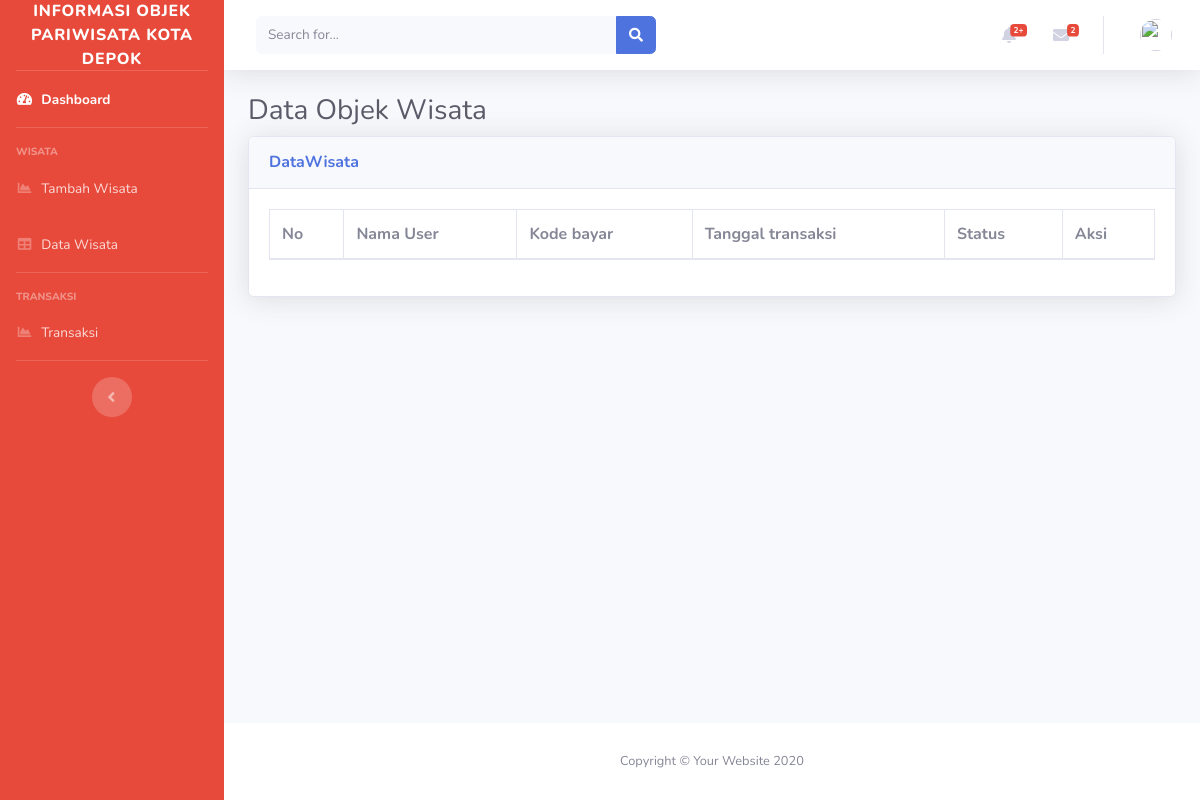
/admin/index.php/dashboard/transaksi, run on an earlier commit of the app's database.
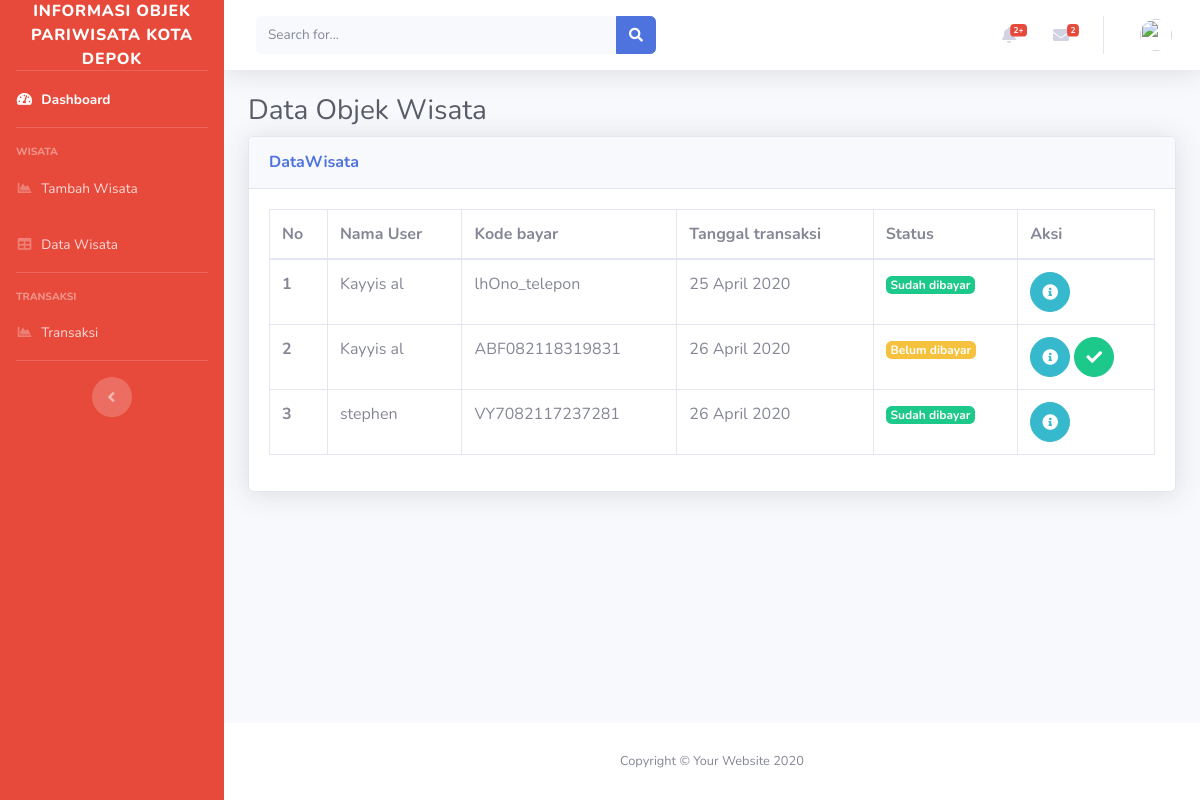
And on a later commit of the database.
### tables this page shows
CREATE TABLE `transaksi` (
  `id_transaksi` varchar(10) NOT NULL,
  `id_user` varchar(30) NOT NULL,
  `tgl_transaksi` date NOT NULL,
  `status_transaksi` enum('Belum dibayar','Sudah dibayar') NOT NULL,
  `kode_transaksi` varchar(255) NOT NULL,
  `total` int(11) NOT NULL
);

CREATE TABLE `user` (
  `id_user` varchar(30) NOT NULL,
  `username` varchar(50) NOT NULL,
  `password` varchar(255) NOT NULL,
  `nama` varchar(255) NOT NULL,
  `no_telepon` varchar(255) NOT NULL,
  `email` varchar(255) NOT NULL
);

### admin/application/controllers/Dashboard.php (called while the page is built, shortened)
<?php
class Dashboard extends CI_Controller {
	public function __construct(){
		$this->load->model('Wisata_model');
		$this->load->model('Transaksi_model');
	}
	public function transaksi()
	{
	 $judul['judul'] = 'Ini Halaman Tables';
	 $data['transaksi'] = $this->Transaksi_model->getTransaksi()->result();
	 $this->load->view('layouts/header', $judul);
	 $this->load->view('dashboard/transaksi', $data);
	 $this->load->view('layouts/footer');
	}
}

### admin/index.php (called while the page is built, shortened)
<?php
require_once BASEPATH.'core/CodeIgniter.php';

### admin/application/models/Transaksi_model.php (called while the page is built, shortened)
<?php
class Transaksi_model extends CI_Model{
  public function getTransaksi()
  {
    $this->db->select('transaksi.*,user.*');
    $this->db->from('transaksi');
    $this->db->join('user', 'transaksi.id_user = user.id_user');
    return $this->db->get();
  }
}

### admin/application/views/dashboard/transaksi.php (the view)
  <div class="container-fluid">
   <h1 class="h3 mb-2 text-gray-800">Data Objek Wisata</h1>
    <div class="card shadow mb-4">
      <div class="card-header py-3">
        <h6 class="m-0 font-weight-bold text-primary">DataWisata</h6>
      </div>
      <div class="card-body">
        <div class="table-responsive">
          <table class="table table-bordered" id="dataTable" width="100%" cellspacing="0">
            <thead>
              <tr>
                <th>No</th>
                <th>Nama User</th>
                <th>Kode bayar</th>
                <th>Tanggal transaksi</th>
                <th>Status</th>
                <th>Aksi</th>
              </tr>
            </thead>
            <tbody>
              <?php $no = 1;
               foreach ($transaksi as $db) : ?>
              <tr>
                <th><?php echo $no++; ?></th>
                <td><?php echo $db->nama; ?></td>
                <td><?php echo $db->kode_transaksi; ?></td>
                <td><?php echo date('d F Y', strtotime($db->tgl_transaksi )); ?></td>
                <?php if ( $db->status_transaksi == 'Sudah dibayar'): ?>
                  <td><span class="badge badge-success"><?php echo $db->status_transaksi; ?></span></td>
                <?php else: ?>
                  <td><span class="badge badge-warning"><?php echo $db->status_transaksi; ?></span></td>
                <?php endif; ?>
                <td><a class="btn btn-info btn-circle"
                href="<?php echo base_url('dashboard/single_transaksi/'.$db->id_transaksi) ?>"><i class="fas fa-info-circle"></i></a>
                <?php if ( $db->status_transaksi == 'Belum dibayar'): ?>
                  <a class="btn btn-success btn-circle"
                  href="<?php echo base_url('dashboard/verifikasi/'.$db->id_transaksi) ?>"><i class="fas fa-check"></i></a>
                <?php endif; ?>
                </td>
              </tr>
            <?php endforeach; ?>
            </tbody>
          </table>
        </div>
      </div>
    </div>
  </div>
</div>

### admin/application/views/layouts/header.php (shortened to what this page needs)
<!DOCTYPE html>
<html lang="en">
<head>
  <link href="<?php echo base_url('assets/') ?>vendor/fontawesome-free/css/all.min.css" rel="stylesheet" type="text/css">
  <link href="<?php echo base_url('assets/') ?>css/sb-admin-2.min.css" rel="stylesheet">
  <link href="<?php echo base_url('assets/') ?>vendor/datatables/dataTables.bootstrap4.min.css" rel="stylesheet">
</head>
<body id="page-top">
  <div id="wrapper">
    <ul class="navbar-nav bg-danger sidebar sidebar-dark accordion" id="accordionSidebar">
      <a class="sidebar-brand d-flex align-items-center justify-content-center" href="<?php echo base_url('dashboard/index') ?>">
        <div class="sidebar-brand-text mx-0">INFORMASI OBJEK PARIWISATA KOTA DEPOK</div>
      </a>
      <hr class="sidebar-divider my-0">
      <li class="nav-item active">
        <a class="nav-link" href="<?php echo base_url('dashboard/index')?>">
          <i class="fas fa-fw fa-tachometer-alt"></i>
          <span>Dashboard</span></a>
      </li>
      <hr class="sidebar-divider">
      <div class="sidebar-heading">
        Wisata
      </div>
      <li class="nav-item">
        <a class="nav-link" href="<?php echo base_url('dashboard/tambah_wisata') ?>">
          <i class="fas fa-fw fa-chart-area"></i>
          <span>Tambah Wisata</span></a>
      </li>
      <li class="nav-item">
        <a class="nav-link" href="<?php echo base_url('dashboard/daftar_wisata') ?>">
          <i class="fas fa-fw fa-table"></i>
          <span>Data Wisata</span></a>
      </li>
      <hr class="sidebar-divider">
      <div class="sidebar-heading">
        Transaksi
      </div>
      <li class="nav-item">
        <a class="nav-link" href="<?php echo base_url('dashboard/transaksi') ?>">
          <i class="fas fa-fw fa-chart-area"></i>
          <span>Transaksi</span></a>
      </li>
      <hr class="sidebar-divider d-none d-md-block">
      <div class="text-center d-none d-md-inline">
        <button class="rounded-circle border-0" id="sidebarToggle"></button>
      </div>
    </ul>
        <div id="content-wrapper" class="d-flex flex-column">
          <div id="content">
            <nav class="navbar navbar-expand navbar-light bg-white topbar mb-4 static-top shadow">
              <form class="d-none d-sm-inline-block form-inline mr-auto ml-md-3 my-2 my-md-0 mw-100 navbar-search">
                <div class="input-group">
                  <input type="text" class="form-control bg-light border-0 small" placeholder="Search for..." aria-label="Search" aria-describedby="basic-addon2">
                  <div class="input-group-append">
                    <button class="btn btn-primary" type="button">
                      <i class="fas fa-search fa-sm"></i>
                    </button>
                  </div>
                </div>
              </form>
              <ul class="navbar-nav ml-auto">
                <li class="nav-item dropdown no-arrow mx-1">
                  <a class="nav-link dropdown-toggle" href="#" id="alertsDropdown" role="button" data-toggle="dropdown" aria-haspopup="true" aria-expanded="false">
                    <i class="fas fa-bell fa-fw"></i>
                    <span class="badge badge-danger badge-counter">2+</span>
                  </a>
                                </li>
                <li class="nav-item dropdown no-arrow mx-1">
                  <a class="nav-link dropdown-toggle" href="#" id="messagesDropdown" role="button" data-toggle="dropdown" aria-haspopup="true" aria-expanded="false">
                    <i class="fas fa-envelope fa-fw"></i>
                    <span class="badge badge-danger badge-counter">2</span>
                  </a>
                </li>
                <li class="nav-item dropdown no-arrow">
                  <a class="nav-link dropdown-toggle" href="" id="userDropdown" role="button" data-toggle="dropdown" aria-haspopup="true" aria-expanded="false">
                    <img class="img-profile rounded-circle" src="https://source.unsplash.com/QAB-WJcbgJk/60x60">
                  </a>
                </li>
              </ul>
            </nav>

### admin/application/views/layouts/footer.php (shortened to what this page needs)
<footer class="sticky-footer bg-white">
        <div class="container my-auto">
          <div class="copyright text-center my-auto">
            <span>Copyright &copy; Your Website 2020</span>
          </div>
        </div>
      </footer>
    </div>
  </div>
</body>
</html>

What changed in the data, as far as the page shows it:
added transaksi: id_user.nama "Kayyis al", kode_transaksi "lhOno_telepon", tgl_transaksi "25 April 2020", status_transaksi "Sudah dibayar"
added transaksi: id_user.nama "Kayyis al", kode_transaksi "ABF082118319831", tgl_transaksi "26 April 2020", status_transaksi "Belum dibayar"
added transaksi: id_user.nama "stephen", kode_transaksi "VY7082117237281", tgl_transaksi "26 April 2020", status_transaksi "Sudah dibayar"
